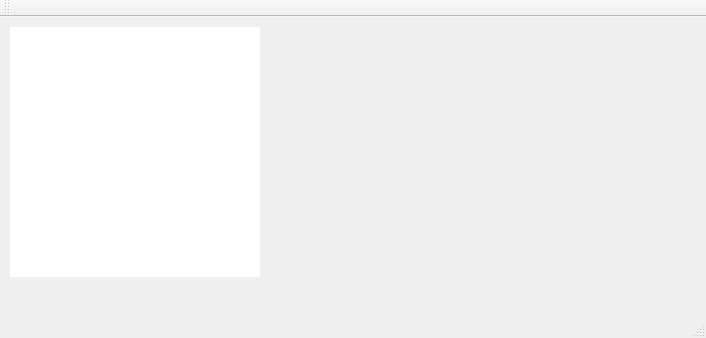
<?xml version="1.0" encoding="UTF-8"?>
<ui version="4.0">
 <class>StalKat</class>
 <widget class="QMainWindow" name="StalKat">
  <property name="geometry">
   <rect>
    <x>0</x>
    <y>0</y>
    <width>706</width>
    <height>338</height>
   </rect>
  </property>
  <property name="windowTitle">
   <string>StalKat</string>
  </property>
  <property name="locale">
   <locale language="English" country="UnitedStates"/>
  </property>
  <widget class="QWidget" name="centralWidget">
   <widget class="QGraphicsView" name="mui_biglogo">
    <property name="geometry">
     <rect>
      <x>10</x>
      <y>10</y>
      <width>250</width>
      <height>250</height>
     </rect>
    </property>
    <property name="frameShape">
     <enum>QFrame::NoFrame</enum>
    </property>
    <property name="frameShadow">
     <enum>QFrame::Plain</enum>
    </property>
   </widget>
  </widget>
  <widget class="QMenuBar" name="mui_menubar">
   <property name="geometry">
    <rect>
     <x>0</x>
     <y>0</y>
     <width>706</width>
     <height>29</height>
    </rect>
   </property>
  </widget>
  <widget class="QToolBar" name="mui_toolbar">
   <attribute name="toolBarArea">
    <enum>TopToolBarArea</enum>
   </attribute>
   <attribute name="toolBarBreak">
    <bool>false</bool>
   </attribute>
  </widget>
  <widget class="QStatusBar" name="mui_statusbar"/>
 </widget>
 <layoutdefault spacing="6" margin="11"/>
 <resources/>
 <connections/>
</ui>
